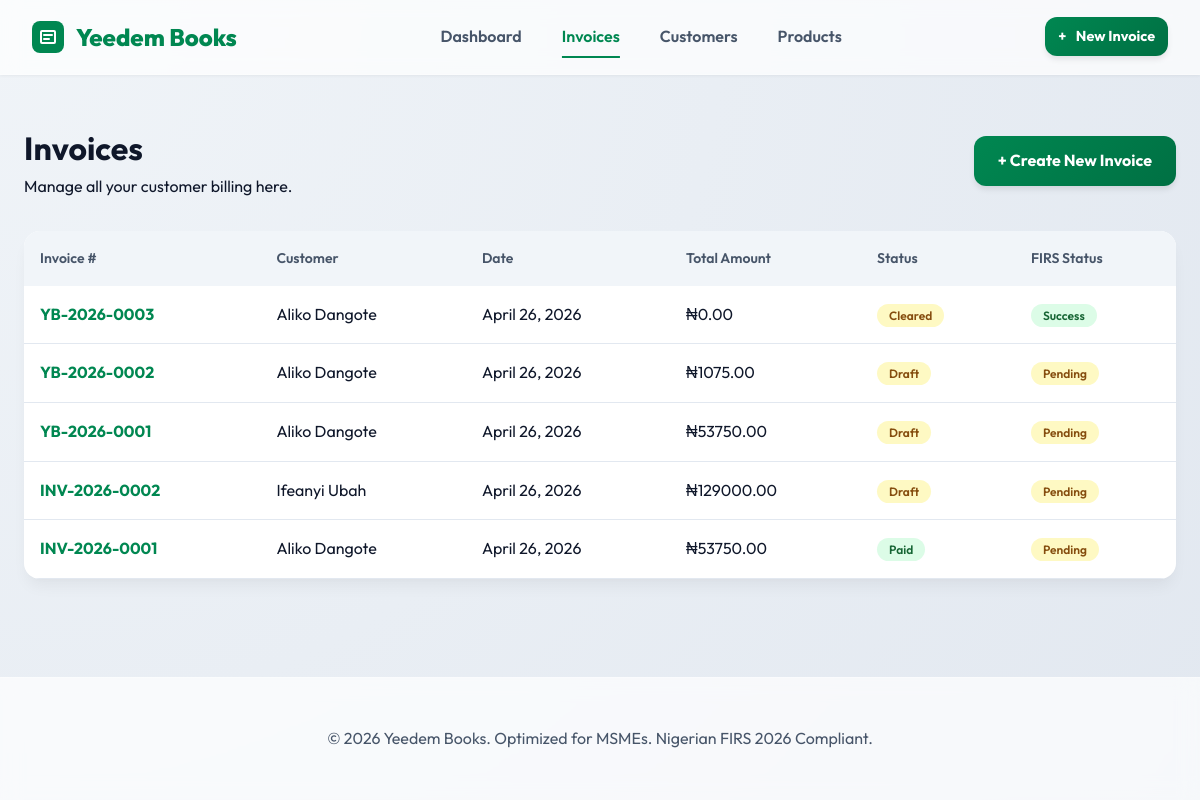
Screenshot of /invoices/ with the database file from the repository.
### core/models.py (models this page shows, shortened)
class Invoice(models.Model):
    CLEARANCE_CHOICES = [
        ('Pending', 'Pending'),
        ('Success', 'Success'),
        ('Failed', 'Failed'),
    ]
    STATUS_CHOICES = [
        ('Draft', 'Draft'),
        ('Cleared', 'Cleared'),
        ('Paid', 'Paid'),
        ('Partial', 'Partial'),
        ('Overdue', 'Overdue'),
        ('Cancelled', 'Cancelled'),
    ]
    invoice_number = models.CharField(max_length=50, unique=True, blank=True, help_text="Auto-generated if left blank (e.g., YB-2026-0001)")
    customer = models.ForeignKey(Customer, on_delete=models.CASCADE, related_name='invoices')
    issue_date = models.DateField()
    expected_pay_date = models.DateField(blank=True, null=True)
    subtotal = models.DecimalField(max_digits=12, decimal_places=2, default=0.00)
    vat_amount = models.DecimalField(max_digits=12, decimal_places=2, default=0.00, help_text="Auto-calculated at 7.5%")
    total_amount = models.DecimalField(max_digits=12, decimal_places=2, default=0.00)
    amount_paid = models.DecimalField(max_digits=12, decimal_places=2, default=0.00, help_text="Tracks partial/Gbese payments")
    draft_image = models.ImageField(upload_to='invoices/drafts/', blank=True, null=True)
    voice_record = models.FileField(upload_to='invoices/voice/', blank=True, null=True)
    nrs_irn = models.CharField(max_length=100, blank=True, null=True, help_text="FIRS Invoice Reference Number")
    qr_code_url = models.URLField(blank=True, null=True)
    clearance_status = models.CharField(max_length=20, choices=CLEARANCE_CHOICES, default='Pending')
    status = models.CharField(max_length=20, choices=STATUS_CHOICES, default='Draft')
    created_at = models.DateTimeField(auto_now_add=True)
    updated_at = models.DateTimeField(auto_now=True)

class Customer(models.Model):
    name = models.CharField(max_length=255)
    phone_number = models.CharField(max_length=20, help_text="Formatted for WhatsApp routing")
    email = models.EmailField(max_length=255, blank=True, null=True)
    tin = models.CharField(max_length=50, blank=True, null=True, help_text="FIRS requirement for B2B")
    trust_score = models.IntegerField(default=100, help_text="Default 100 - goes down with late payments")
    created_at = models.DateTimeField(auto_now_add=True)
    updated_at = models.DateTimeField(auto_now=True)

### core/views.py (the view)
# urls.py: path('invoices/', views.invoice_list, name='invoice_list'),
def invoice_list(request):
    invoices = Invoice.objects.all().order_by('-created_at')
    return render(request, 'core/invoice_list.html', {'invoices': invoices})

### core/templates/core/invoice_list.html (shortened to what this page needs)
{% extends 'core/base.html' %}
{% block content %}
<div class="animate-fade-in">
    <div class="section-header">
        <div>
            <h1>Invoices</h1>
            <p class="text-muted">Manage all your customer billing here.</p>
        </div>
        <a href="{% url 'core:invoice_create' %}" class="btn btn-primary">+ Create New Invoice</a>
    </div>
    <div class="card">
        <div class="table-container">
            <table>
                <thead>
                    <tr>
                        <th>Invoice #</th>
                        <th>Customer</th>
                        <th>Date</th>
                        <th>Total Amount</th>
                        <th>Status</th>
                        <th>FIRS Status</th>
                    </tr>
                </thead>
                <tbody>
                    {% for invoice in invoices %}
                    <tr>
                        <td>
                            <a href="{% url 'core:invoice_detail' invoice.pk %}" style="text-decoration: none; color: var(--primary); font-weight: 700;">
                                {{ invoice.invoice_number }}
                            </a>
                        </td>
                        <td>{{ invoice.customer.name }}</td>
                        <td>{{ invoice.issue_date }}</td>
                        <td>₦{{ invoice.total_amount|floatformat:2 }}</td>
                        <td>
                            <span class="badge {% if invoice.status == 'Paid' %}badge-success{% elif invoice.status == 'Overdue' %}badge-danger{% else %}badge-warning{% endif %}">
                                {{ invoice.status }}
                            </span>
                        </td>
                        <td>
                            <span class="badge {% if invoice.clearance_status == 'Success' %}badge-success{% else %}badge-warning{% endif %}">
                                {{ invoice.clearance_status }}
                            </span>
                        </td>
                    </tr>
                    {% empty %}
                    <tr>
                        <td colspan="6" style="text-align: center; padding: 4rem;">
                            <p class="text-muted">No invoices found.</p>
                        </td>
                    </tr>
                    {% endfor %}
                </tbody>
            </table>
        </div>
    </div>
</div>
{% endblock %}

### core/templates/core/base.html (style rules this page uses)
:root { --primary: #008751; --primary-dark: #007043; --primary-light: #e6f4ed; --secondary: #f4b400; --accent: #ff6b6b; --background: #f0f4f8; --surface: rgba(255, 255, 255, 0.8); --text-dark: #0f172a; --text-muted: #475569; --white: #ffffff; --card-shadow: 0 10px 15px -3px rgba(0, 0, 0, 0.05), 0 4px 6px -2px rgba(0, 0, 0, 0.02); --glass: rgba(255, 255, 255, 0.7); --blur: blur(10px); --transition: all 0.4s cubic-bezier(0.175, 0.885, 0.32, 1.275); }
* { margin: 0; padding: 0; box-sizing: border-box; font-family: 'Outfit', sans-serif; }
body { background: radial-gradient(circle at top left, #f0f4f8, #e2e8f0); color: var(--text-dark); line-height: 1.6; min-height: 100vh; display: flex; flex-direction: column; }
.btn { padding: 0.75rem 1.5rem; border-radius: 0.75rem; font-weight: 700; cursor: pointer; transition: var(--transition); border: none; text-decoration: none; display: inline-flex; align-items: center; gap: 0.6rem; box-shadow: 0 4px 6px -1px rgba(0, 0, 0, 0.1); }
.btn-primary { background: linear-gradient(135deg, var(--primary), var(--primary-dark)); color: var(--white); }
.animate-fade-in { animation: fadeIn 0.5s ease-out forwards; }

### core/templates/core/invoice_list.html (style rules this page uses)
.section-header { display: flex; justify-content: space-between; align-items: center; margin-bottom: 2rem; }
.card { background: var(--white); border-radius: 1rem; box-shadow: var(--card-shadow); overflow: hidden; }
.table-container { overflow-x: auto; }
table { width: 100%; border-collapse: collapse; text-align: left; }
th { background: #f1f5f9; padding: 1rem; font-weight: 600; color: var(--text-muted); font-size: 0.875rem; }
td { padding: 1rem; border-bottom: 1px solid #e2e8f0; }
.badge { padding: 0.25rem 0.75rem; border-radius: 9999px; font-size: 0.75rem; font-weight: 600; }
.badge-success { background: #dcfce7; color: #166534; }
.badge-warning { background: #fef9c3; color: #854d0e; }

### rows the page displays
Invoice: invoice_number "YB-2026-0003", customer.name "Aliko Dangote", issue_date "April 26, 2026", total_amount "0.00", status "Cleared", clearance_status "Success"
Invoice: invoice_number "YB-2026-0002", customer.name "Aliko Dangote", issue_date "April 26, 2026", total_amount "1075.00", status "Draft", clearance_status "Pending"
Invoice: invoice_number "YB-2026-0001", customer.name "Aliko Dangote", issue_date "April 26, 2026", total_amount "53750.00", status "Draft", clearance_status "Pending"
Invoice: invoice_number "INV-2026-0002", customer.name "Ifeanyi Ubah", issue_date "April 26, 2026", total_amount "129000.00", status "Draft", clearance_status "Pending"
Invoice: invoice_number "INV-2026-0001", customer.name "Aliko Dangote", issue_date "April 26, 2026", total_amount "53750.00", status "Paid", clearance_status "Pending"
